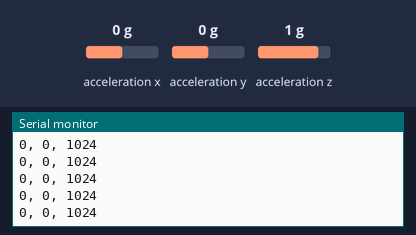
Recording of a sketch running on a simulated Arduino Uno, built with avr-gcc and run on an emulated ATmega328P. On the bench: the last lines printed to the serial monitor. Wiring (inferred from the names in the program): MMA8452 accelerometer at I2C address 0x1C. Inputs (shaded band) come from the test bench; at power-on: acceleration x 0 g, acceleration y 0 g, acceleration z 1 g.

Above: at 1.2 s.
1.3 s: acceleration x set to -1.4 g
At 2.3 s:
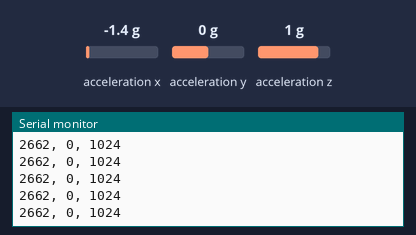
4.3 s: acceleration y set to 0.8 g
At 5.3 s:
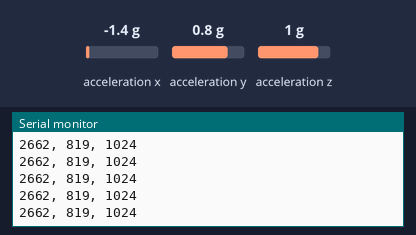
7.3 s: acceleration y set to -1.4 g
At 7.9 s:
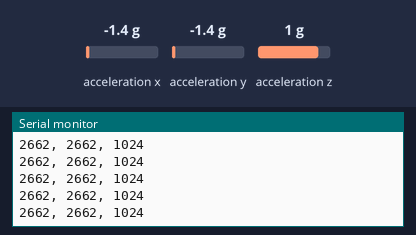
10.3 s: acceleration z set to -1.4 g
At 11.4 s:
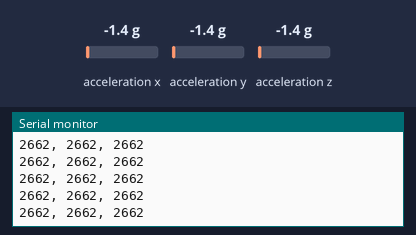
Timing chart, 0 to 13.3 s (numbered marks = the images above; inputs shaded):
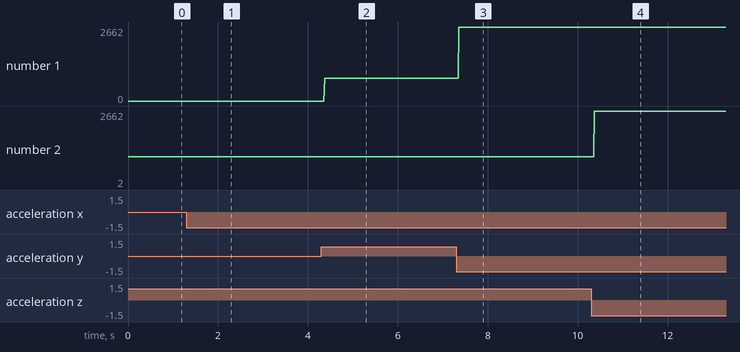

The sketch:

MMA8452Q.ino
```cpp
#include "Wire.h"
#define MMA8452QAdress 0x1C
#define MMA8452QRegister0 0x00
#define MMA8452QRegister1 0x01
#define MMA8452QRegister2 0x02
#define MMA8452QRegister3 0x03
#define MMA8452QRegister4 0x04
#define MMA8452QRegister5 0x05
#define MMA8452QRegister6 0x06
#define MMA8452QRegister7 0x07
#define MMA8452QRegister8 0x08
#define MMA8452QRegister9 0x09
#define MMA8452QRegister10 0x0A
#define MMA8452QRegisterCTRL_REG1 0x28


void setup()
{
   Serial.begin(9600);
   Wire.begin();
   MMA8452QSetup();

}

void MMA8452QSetup()
{
  MMA8452Qwrite(MMA8452QRegisterCTRL_REG1, 0x01);
}

void MMA8452Qwrite(byte address, byte value)
{
  Wire.beginTransmission(MMA8452QAdress);
  Wire.write(address);
  Wire.write(value);
  Wire.endTransmission();
}


void loop()
{
  byte xHigh, xLow, yHigh, yLow, zHigh, zLow;
  unsigned int xResult, yResult, zResult;
  while(true)
  {
   MMA8452QRead(&xHigh, &xLow, &yHigh, &yLow, &zHigh, &zLow);
   xResult = (int)(xHigh << 4) + (int)(xLow >> 4);
   yResult = (int)(yHigh << 4) + (int)(yLow >> 4);
   zResult = (int)(zHigh << 4) + (int)(zLow >> 4);
   Serial.print(xResult);
   Serial.print(", ");
   Serial.print(yResult);
   Serial.print(", ");
   Serial.print(zResult);
   Serial.println("");
   delay(10);
  }
}

void MMA8452QRead(byte *xHigh, byte *xLow, byte *yHigh, byte *yLow, byte *zHigh, byte *zLow)
{
  Wire.beginTransmission(MMA8452QAdress);
  Wire.write(MMA8452QRegister1);
  Wire.endTransmission();
  Wire.requestFrom(MMA8452QAdress,6);
  *xHigh = Wire.read();
  *xLow = Wire.read();
  *yHigh = Wire.read();
  *yLow = Wire.read();
  *zHigh = Wire.read();
  *zLow = Wire.read();
}
```

Measured:
- after the input at 1.3 s, the serial monitor: prints a new line after 0.06 s (image 1)
- after the input at 4.3 s, the serial monitor: prints a new line after 0.07 s (image 2)
- after the input at 7.3 s, the serial monitor: prints a new line after 0.06 s (image 3)
- after the input at 10.3 s, the serial monitor: prints a new line after 0.07 s (image 4)
- plotted number 1: 0 → 819 after the input at 4.3 s
- plotted number 2: 1024 → 2 after the input at 10.3 s
